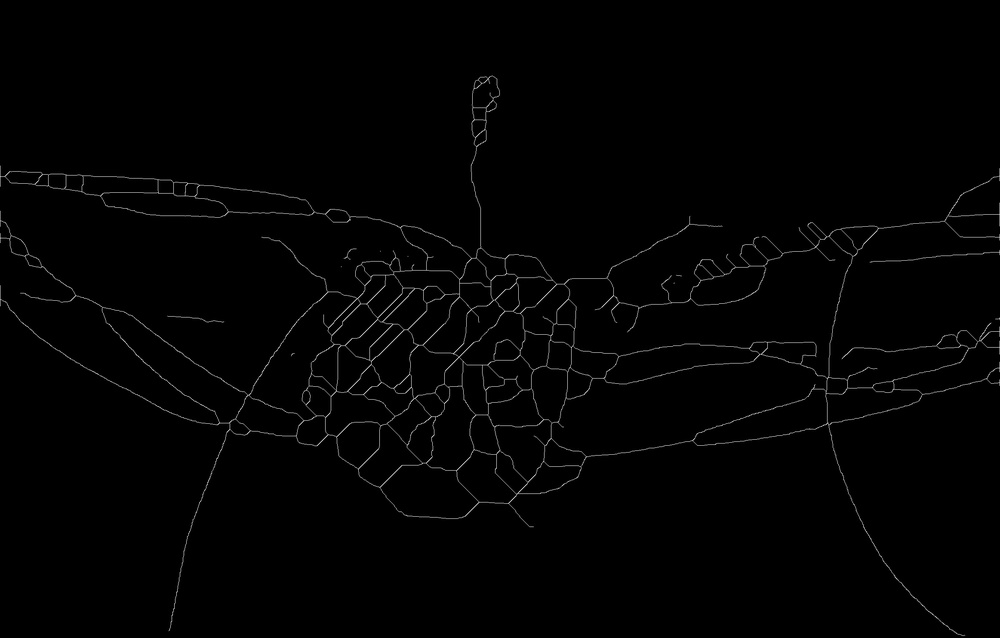
#> input picture Mass_detect/Intersection_detect/images/demo1_mask3.jpg, 1000 x 638 px, shrunk from 2325 x 1483 before the run
$ python index.py
#> lines starting #> are read from the running program, lines starting #| are printed output that depends on the picture; after the words box and inside, x2 and y2 are one past the last pixel; in counts of white or black regions, pixels touching at a corner belong together
import cv2
import numpy as np

def neighbours_fn(x,y,image):
    """Return 8-neighbours of image point P1(x,y), in a clockwise order"""
    img = image
    x_1, y_1, x1, y1 = x-1, y-1, x+1, y+1
    return [ img[x_1][y], img[x_1][y1], img[x][y1], img[x1][y1], img[x1][y], img[x1][y_1], img[x][y_1], img[x_1][y_1] ]


def getSkeletonIntersection(skeleton):
    validIntersection = [[0,1,0,1,0,0,1,0],[0,0,1,0,1,0,0,1],[1,0,0,1,0,1,0,0],
                         [0,1,0,0,1,0,1,0],[0,0,1,0,0,1,0,1],[1,0,0,1,0,0,1,0],
                         [0,1,0,0,1,0,0,1],[1,0,1,0,0,1,0,0],[0,1,0,0,0,1,0,1],
                         [0,1,0,1,0,0,0,1],[0,1,0,1,0,1,0,0],[0,0,0,1,0,1,0,1],
                         [1,0,1,0,0,0,1,0],[1,0,1,0,1,0,0,0],[0,0,1,0,1,0,1,0],
                         [1,0,0,0,1,0,1,0],[1,0,0,1,1,1,0,0],[0,0,1,0,0,1,1,1],
                         [1,1,0,0,1,0,0,1],[0,1,1,1,0,0,1,0],[1,0,1,1,0,0,1,0],
                         [1,0,1,0,0,1,1,0],[1,0,1,1,0,1,1,0],[0,1,1,0,1,0,1,1],
                         [1,1,0,1,1,0,1,0],[1,1,0,0,1,0,1,0],[0,1,1,0,1,0,1,0],
                         [0,0,1,0,1,0,1,1],[1,0,0,1,1,0,1,0],[1,0,1,0,1,1,0,1],
                         [1,0,1,0,1,1,0,0],[1,0,1,0,1,0,0,1],[0,1,0,0,1,0,1,1],
                         [0,1,1,0,1,0,0,1],[1,1,0,1,0,0,1,0],[0,1,0,1,1,0,1,0],
                         [0,0,1,0,1,1,0,1],[1,0,1,0,0,1,0,1],[1,0,0,1,0,1,1,0],
                         [1,0,1,1,0,1,0,0]]
    image = skeleton.copy()
    image = image/255
    intersections = list()
    for x in range(1,len(image)-1):
        for y in range(1,len(image[x])-1):
            # If we have a white pixel
            if image[x][y] == 1:
                neighbours = neighbours_fn(x,y,image)
                valid = True
                if neighbours in validIntersection:
                    intersections.append((y,x))
    # Filter intersections to make sure we don't count them twice or ones that are very close together
    for point1 in intersections:
        for point2 in intersections:
            if (((point1[0] - point2[0])**2 + (point1[1] - point2[1])**2) < 10**2) and (point1 != point2):
                intersections.remove(point2)
    # Remove duplicates
    intersections = list(set(intersections))
    return intersections


url = './images/demo1_mask3.jpg'
# 读取彩色图像
image_color = cv2.imread(url, cv2.IMREAD_COLOR)  # 或者使用 1 代替 cv2.IMREAD_COLOR
#> image_color is the input picture: shape (638, 1000, 3); min 0, max 195, mean 2.5

# 转换成灰度图像
image = cv2.cvtColor(image_color, cv2.COLOR_BGR2GRAY)

# 将图像转换为二值图像
_, image1 = cv2.threshold(image, 127, 255, cv2.THRESH_BINARY)
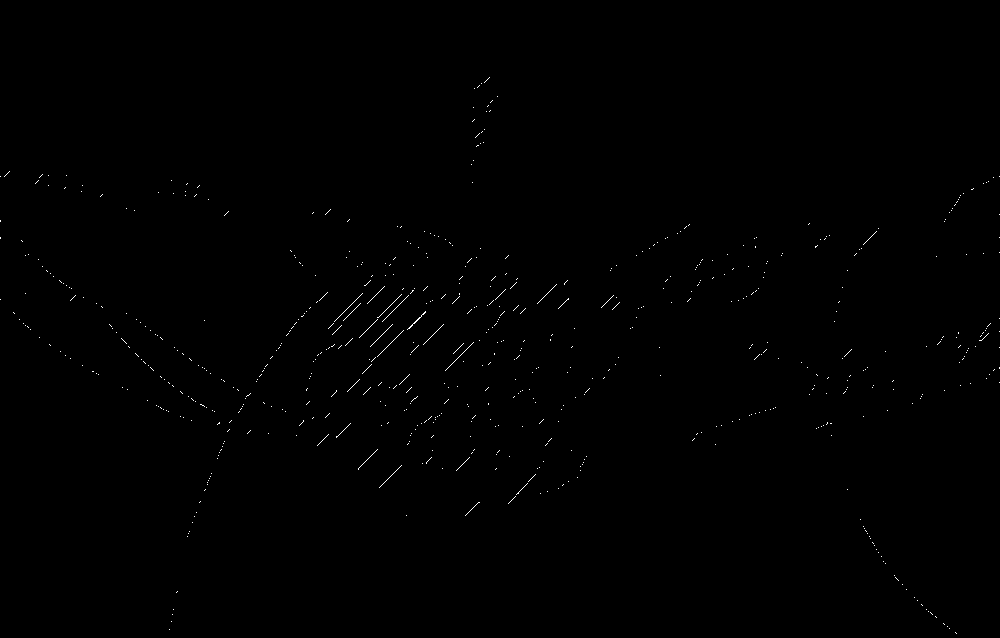
#> image1: shape (638, 1000); 0.26% white in thin lines or dots, all inside (x1, y1, x2, y2) = (0, 77, 1000, 634)

intersection_points = getSkeletonIntersection(image1)
#> after the loop in getSkeletonIntersection, `for x in range(1,len(image)-1):`: intersections = []
#> intersection_points = []


# 在图像上绘制交点
for point in intersection_points:
    cv2.circle(image_color, (int(point[0]), int(point[1])), 10, (0, 255, 0), -1)
#> this loop made 0 passes

output_filename = './output/res3.jpg'
cv2.imwrite(output_filename, image_color)

$ run again, with Mass_detect/Intersection_detect/images/demo1_mask1.jpg copied over Mass_detect/Intersection_detect/images/demo1_mask3.jpg
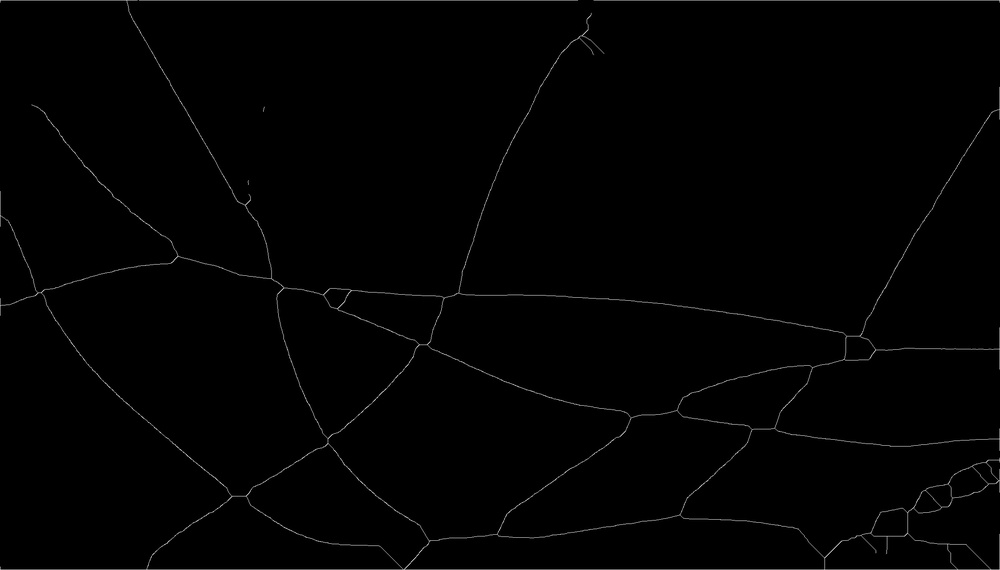
#> input picture Mass_detect/Intersection_detect/images/demo1_mask1.jpg, 1000 x 570 px, shrunk from 2325 x 1325 before the run
#> image_color is the input picture: shape (570, 1000, 3); min 0, max 181, mean 1.9
#> `_, image1 = cv2.threshold(image, 127, 255, cv2.THRESH_BINARY)`:
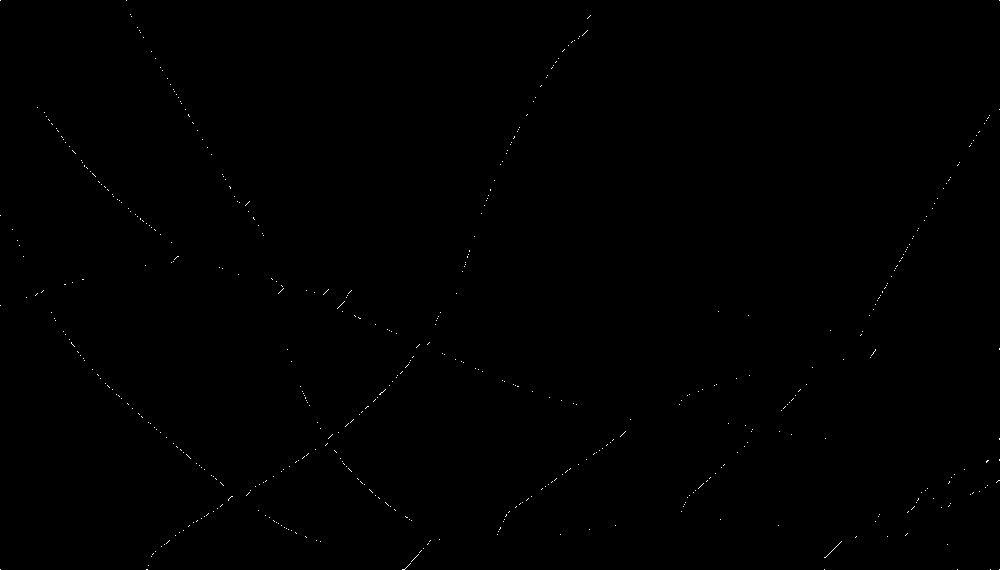
#> image1: shape (570, 1000); 0.14% white in thin lines or dots
#> the loop in getSkeletonIntersection, `for x in range(1,len(image)-1):` made 568 passes
#> after the loop in getSkeletonIntersection, `for x in range(1,len(image)-1):`: intersections = []

$ run again, with Mass_detect/Intersection_detect/images/demo1_mask2.jpg copied over Mass_detect/Intersection_detect/images/demo1_mask3.jpg
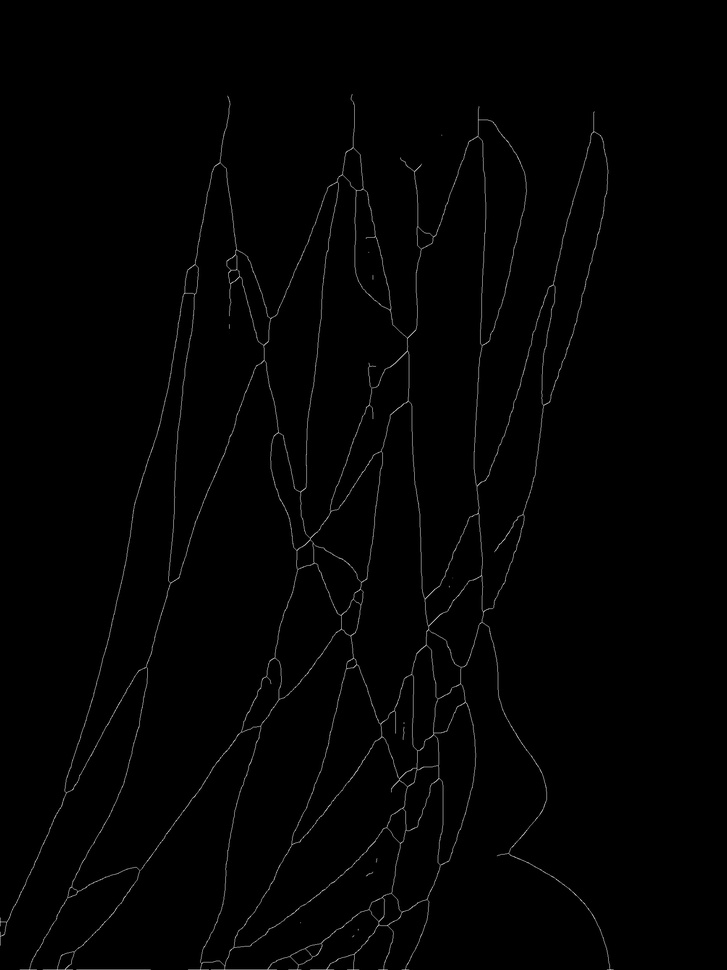
#> input picture Mass_detect/Intersection_detect/images/demo1_mask2.jpg, 727 x 970 px, shrunk from 1732 x 2310 before the run
#> image_color is the input picture: shape (970, 727, 3); min 0, max 189, mean 2.2
#> `_, image1 = cv2.threshold(image, 127, 255, cv2.THRESH_BINARY)`:
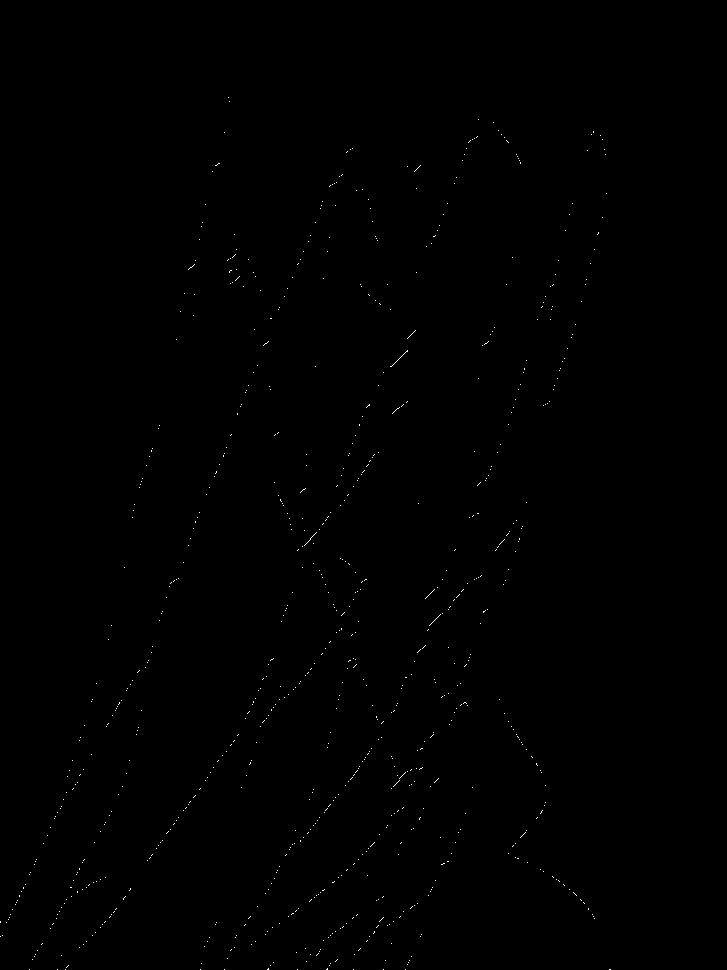
#> image1: shape (970, 727); 0.17% white in thin lines or dots, all inside (x1, y1, x2, y2) = (0, 97, 611, 970)
#> after the loop in getSkeletonIntersection, `for x in range(1,len(image)-1):`: intersections = []
